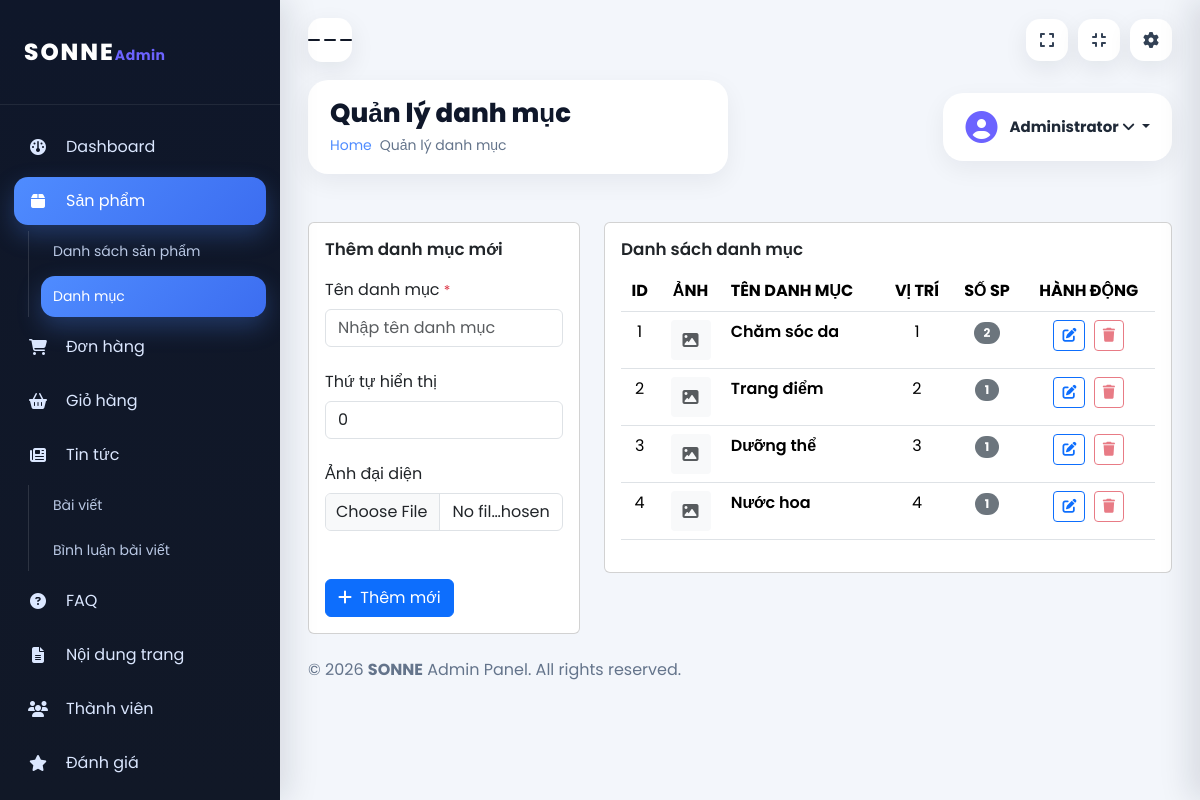
The app's page /admin/categories (signed in) with its own data.
### tables this page shows
CREATE TABLE categories (
    id INT UNSIGNED AUTO_INCREMENT PRIMARY KEY,
    name VARCHAR(120) NOT NULL,
    slug VARCHAR(140) NOT NULL UNIQUE,
    image VARCHAR(255) NULL,
    sort_order INT NOT NULL DEFAULT 0,
    created_at DATETIME NOT NULL DEFAULT CURRENT_TIMESTAMP,
    updated_at DATETIME NOT NULL DEFAULT CURRENT_TIMESTAMP ON UPDATE CURRENT_TIMESTAMP
);

### controllers/admin/AdminCategoryController.php (called while the page is built, shortened)
<?php
class AdminCategoryController extends Controller {
    public function index(array $p): void {
        $categories = CategoryModel::allWithCount();
        $this->renderAdmin('categories/index', compact('categories') + ['title' => 'Quản lý danh mục']);
    }
}

### index.php (called while the page is built, shortened)
<?php
require_once __DIR__ . '/config/db.php';
require_once __DIR__ . '/core/Router.php';
require_once __DIR__ . '/core/helpers.php';
spl_autoload_register(function (string $class): void {
    $paths = [
        __DIR__ . '/models/' . $class . '.php',
        __DIR__ . '/controllers/' . $class . '.php',
        __DIR__ . '/controllers/admin/' . $class . '.php',
    ];
    foreach ($paths as $path) {
        if (file_exists($path)) {
            return;
        }
    }
});
$router = new Router();
$router->get('/',                    'HomeController@index');
$router->get('/about',               'HomeController@about');
$router->get('/services',            'HomeController@services');
$router->get('/pricing',             'HomeController@pricing');
$router->get('/seller',              'HomeController@seller');
$router->get('/contact',             'ContactController@index');
$router->post('/contact',            'ContactController@submit');
$router->get('/faq',                 'FaqController@index');
$router->get('/login',               'AuthController@loginForm');
$router->post('/login',              'AuthController@login');
$router->get('/register',            'AuthController@registerForm');
$router->post('/register',           'AuthController@register');
$router->get('/logout',              'AuthController@logout');
$router->get('/products',            'ProductController@index');
$router->get('/product/{slug}',      'ProductController@detail');
$router->get('/search',              'ProductController@search');
$router->get('/search/suggest',      'ProductController@suggest');
$router->get('/category/{slug}',     'ProductController@category');
$router->get('/cart',                'CartController@index');
$router->post('/cart/add',           'CartController@add');
$router->post('/cart/update',        'CartController@update');
$router->post('/cart/remove',        'CartController@remove');
$router->post('/cart/clear',         'CartController@clear');
$router->post('/cart/sync',          'CartController@sync');
$router->get('/cart/count',          'CartController@count');
$router->get('/checkout',            'OrderController@checkoutForm');
$router->post('/checkout',           'OrderController@placeOrder');
$router->get('/order/success/{id}',  'OrderController@success');
$router->get('/orders',              'OrderController@myOrders');
$router->get('/profile',             'UserController@profile');
$router->post('/profile/update',     'UserController@updateProfile');
$router->post('/profile/password',   'UserController@changePassword');
$router->post('/profile/avatar',     'UserController@uploadAvatar');
$router->get('/news',                'NewsController@index');
$router->get('/news/{slug}',         'NewsController@detail');
$router->post('/news/{id}/comment',  'NewsController@postComment');
$router->post('/review',             'ReviewController@submit');
$router->get('/admin',               'AdminDashboardController@index');
$router->get('/admin/dashboard',     'AdminDashboardController@index');
$router->get('/admin/login',         'AdminAuthController@loginForm');
$router->post('/admin/login',        'AdminAuthController@login');
$router->get('/admin/logout',        'AdminAuthController@logout');
$router->get('/admin/users',         'AdminUserController@index');
$router->get('/admin/users/edit/{id}', 'AdminUserController@edit');
$router->post('/admin/users/update/{id}', 'AdminUserController@update');
$router->post('/admin/users/toggle-lock/{id}', 'AdminUserController@toggleLock');
$router->post('/admin/users/delete/{id}',  'AdminUserController@delete');
$router->post('/admin/users/reset-password/{id}', 'AdminUserController@resetPassword');
$router->get('/admin/products',       'AdminProductController@index');
$router->get('/admin/products/create','AdminProductController@create');
$router->post('/admin/products/store','AdminProductController@store');
$router->get('/admin/products/edit/{id}', 'AdminProductController@edit');
$router->post('/admin/products/update/{id}', 'AdminProductController@update');
$router->post('/admin/products/delete/{id}', 'AdminProductController@delete');
$router->get('/admin/orders',         'AdminOrderController@index');
$router->get('/admin/orders/{id}',    'AdminOrderController@detail');
$router->post('/admin/orders/status/{id}', 'AdminOrderController@updateStatus');
$router->get('/admin/carts',          'AdminCartController@index');
$router->get('/admin/carts/{id}',     'AdminCartController@detail');
$router->post('/admin/carts/status/{id}', 'AdminCartController@updateStatus');
$router->get('/admin/news',           'AdminNewsController@index');
$router->get('/admin/news/create',    'AdminNewsController@create');
$router->post('/admin/news/store',    'AdminNewsController@store');
$router->get('/admin/news/edit/{id}', 'AdminNewsController@edit');
$router->post('/admin/news/update/{id}', 'AdminNewsController@update');
$router->post('/admin/news/delete/{id}', 'AdminNewsController@delete');
$router->get('/admin/news-comments',           'AdminNewsCommentController@index');
$router->post('/admin/news-comments/delete/{id}', 'AdminNewsCommentController@delete');
$router->get('/admin/contacts',       'AdminContactController@index');
$router->get('/admin/contacts/{id}',  'AdminContactController@view');
$router->post('/admin/contacts/status/{id}', 'AdminContactController@updateStatus');
$router->post('/admin/contacts/delete/{id}', 'AdminContactController@delete');
$router->get('/admin/reviews',         'AdminReviewController@index');
$router->post('/admin/reviews/delete/{id}', 'AdminReviewController@delete');
$router->get('/admin/faq',             'AdminFaqController@index');
$router->get('/admin/faq/create',      'AdminFaqController@create');
$router->post('/admin/faq/store',      'AdminFaqController@store');
$router->get('/admin/faq/edit/{id}',   'AdminFaqController@edit');
$router->post('/admin/faq/update/{id}','AdminFaqController@update');
$router->post('/admin/faq/delete/{id}','AdminFaqController@delete');
$router->get('/admin/pages',           'AdminPageController@index');
$router->post('/admin/pages/update',   'AdminPageController@update');
$router->get('/admin/categories',       'AdminCategoryController@index');
$router->post('/admin/categories/store','AdminCategoryController@store');
$router->post('/admin/categories/update/{id}','AdminCategoryController@update');
$router->post('/admin/categories/delete/{id}','AdminCategoryController@delete');
$router->dispatch();

### config/db.php (called while the page is built, shortened)
<?php
class DB {
    private static ?PDO $instance = null;
    private static string $host     = '127.0.0.1';
    private static string $dbname   = 'sonne_db';
    private static string $user     = 'root';
    private static string $password = '';
    private static string $charset  = 'utf8mb4';
    public static function getInstance(): PDO {
        if (self::$instance === null) {
            $dsn = "mysql:host=" . self::$host
                 . ";dbname=" . self::$dbname
                 . ";charset=" . self::$charset;
            try {
                self::$instance = new PDO($dsn, self::$user, self::$password, [
                    PDO::ATTR_ERRMODE            => PDO::ERRMODE_EXCEPTION,
                    PDO::ATTR_DEFAULT_FETCH_MODE => PDO::FETCH_ASSOC,
                    PDO::ATTR_EMULATE_PREPARES   => false,
                ]);
            } catch (PDOException $e) {
                error_log('[DB] Connection failed: ' . $e->getMessage());
                http_response_code(500);
                exit('Service temporarily unavailable. Please try again later.');
            }
        }
        return self::$instance;
    }
    public static function fetchAll(string $sql, array $params = []): array {
        $stmt = self::getInstance()->prepare($sql);
        $stmt->execute($params);
        return $stmt->fetchAll();
    }
}

### models/CategoryModel.php (called while the page is built, shortened)
<?php
class CategoryModel extends Model {
    public static function allWithCount(): array {
        return DB::fetchAll(
            "SELECT c.*, COUNT(p.id) AS product_count
             FROM categories c
             LEFT JOIN products p ON p.category_id=c.id AND p.status='active' AND p.deleted_at IS NULL
             GROUP BY c.id ORDER BY c.sort_order"
        );
    }
}

### core/helpers.php (called while the page is built, shortened)
<?php
function e(mixed $value): string {
    return htmlspecialchars((string) $value, ENT_QUOTES, 'UTF-8');
}

### views/admin/categories/index.php (the view, shortened to what this page needs)
<div class="row">
    <div class="col-lg-4 mt-4">
        <div class="card">
            <div class="card-body">
                <h4 class="header-title">Thêm danh mục mới</h4>
                <form action="<?= BASE_URL ?>/admin/categories/store" method="POST" enctype="multipart/form-data">
                    <div class="form-group mb-3">
                        <label for="name" class="col-form-label">Tên danh mục <span class="text-danger">*</span></label>
                        <input type="text" class="form-control" id="name" name="name" required placeholder="Nhập tên danh mục">
                    </div>
                    <div class="form-group mb-3">
                        <label for="sort_order" class="col-form-label">Thứ tự hiển thị</label>
                        <input type="number" class="form-control" id="sort_order" name="sort_order" value="0">
                    </div>
                    <div class="form-group mb-4">
                        <label for="image" class="col-form-label">Ảnh đại diện</label>
                        <input type="file" class="form-control" id="image" name="image" accept="image/*">
                    </div>
                    <button type="submit" class="btn btn-primary mt-4 pr-4 pl-4"><i class="fa-solid fa-plus me-1"></i> Thêm mới</button>
                </form>
            </div>
        </div>
    </div>
    <div class="col-lg-8 mt-4">
        <div class="card">
            <div class="card-body">
                <h4 class="header-title">Danh sách danh mục</h4>
                <div class="single-table">
                    <div class="table-responsive">
                        <table class="table table-hover text-center">
                            <thead class="text-uppercase bg-primary">
                                <tr class="text-white">
                                    <th scope="col">ID</th>
                                    <th scope="col">Ảnh</th>
                                    <th scope="col" class="text-start">Tên danh mục</th>
                                    <th scope="col">Vị trí</th>
                                    <th scope="col">Số SP</th>
                                    <th scope="col">Hành động</th>
                                </tr>
                            </thead>
                            <tbody>
                                <?php if(empty($categories)): ?>
                                    <tr><td colspan="6">Chưa có danh mục nào.</td></tr>
                                <?php else: ?>
                                    <?php foreach ($categories as $c): ?>
                                    <tr>
                                        <td><?= (int)$c['id'] ?></td>
                                        <td>
                                            <?php if($c['image']): ?>
                                                <img src="<?= asset(e($c['image'])) ?>" alt="" class="sonne-thumb" style="width:40px;height:40px;border-radius:4px;">
                                            <?php else: ?>
                                                <div class="bg-light text-muted d-flex align-items-center justify-content-center" style="width:40px;height:40px;border-radius:4px;margin:auto;"><i class="fa-solid fa-image"></i></div>
                                            <?php endif; ?>
                                        </td>
                                        <td class="text-start fw-semibold"><?= e($c['name']) ?></td>
                                        <td><?= (int)$c['sort_order'] ?></td>
                                        <td><span class="badge bg-secondary"><?= (int)$c['product_count'] ?></span></td>
                                        <td>
                                            <button type="button" class="btn btn-sm btn-outline-primary btn-edit-category me-1"
                                                    data-bs-toggle="modal" data-bs-target="#editCategoryModal"
                                                    data-id="<?= (int)$c['id'] ?>"
                                                    data-name="<?= e($c['name']) ?>"
                                                    data-sort="<?= (int)$c['sort_order'] ?>"
                                                    data-image="<?= $c['image'] ? asset(e($c['image'])) : '' ?>"
                                                    title="Sửa">
                                                <i class="fa-solid fa-pen-to-square"></i>
                                            </button>
                                            <form action="<?= BASE_URL ?>/admin/categories/delete/<?= (int)$c['id'] ?>" method="POST" style="display:inline" onsubmit="return confirm('Bạn có chắc chắn muốn xoá danh mục này? LƯU Ý: Không thể xoá nếu danh mục đang có sản phẩm.')">
                                                <button type="submit" class="btn btn-sm btn-outline-danger" title="Xóa" <?= $c['product_count'] > 0 ? 'disabled' : '' ?>>
                                                    <i class="fa-solid fa-trash"></i>
                                                </button>
                                            </form>
                                        </td>
                                    </tr>
                                    <?php endforeach; ?>
                                <?php endif; ?>
                            </tbody>
                        </table>
                    </div>
                </div>
            </div>
        </div>
    </div>
</div>

### core/Router.php (shortened to what this page needs)
<?php
class Router {
    private array $routes = [];
    private function add(string $method, string $path, string $handler): void {
        $this->routes[] = compact('method', 'pattern', 'handler');
    }
    public function dispatch(): void {
        $method = $_SERVER['REQUEST_METHOD'] ?? 'GET';
        $uri = parse_url($_SERVER['REQUEST_URI'] ?? '/', PHP_URL_PATH);
        $base = str_replace('\\', '/', dirname($_SERVER['SCRIPT_NAME'] ?? '/'));
        $base = $base === '/' ? '' : rtrim($base, '/');
        if (str_starts_with($uri, $base)) {
            $uri = substr($uri, strlen($base));
        }
        $uri = '/' . ltrim($uri, '/');
        if ($uri !== '/' ) $uri = rtrim($uri, '/');
        foreach ($this->routes as $route) {
            if ($route['method'] !== $method) continue;
            if (!preg_match($route['pattern'], $uri, $matches)) continue;
            $params = array_filter($matches, 'is_string', ARRAY_FILTER_USE_KEY);
            [$class, $action] = explode('@', $route['handler']);
            $controller = new $class();
            $controller->$action($params);
            return;
        }
    }
}

### records on screen
categories: id "1", name "Chăm sóc da", sort_order "1", product_count "2"
categories: id "2", name "Trang điểm", sort_order "2", product_count "1"
categories: id "3", name "Dưỡng thể", sort_order "3", product_count "1"
categories: id "4", name "Nước hoa", sort_order "4", product_count "1"
